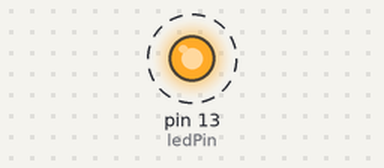
The sketch below on a simulated Arduino Uno, built with avr-gcc and run on an emulated ATmega328P. Shown: output pins drawn as LEDs (lit = HIGH). Dashed ring = blinking.

Above: at 0.5 s.
Timing chart, 0 to 3.0 s (numbered marks = the images above):
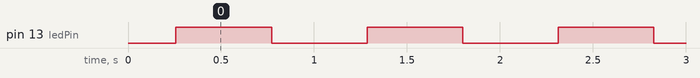

The sketch:

projeto7_led_piscando.ino
```cpp
int ledPin = 13;
int brilho = 0;

void setup() {
  pinMode(ledPin, OUTPUT);

}

void loop() {
    for(brilho = 0; brilho < 255; brilho++){
        analogWrite(ledPin, brilho);
        delay(2);
    }
    for(brilho = 255; brilho > 0; brilho--){
        analogWrite(ledPin, brilho);
        delay(2);
    }
}
```

Measured:
- by itself, pin 13 (ledPin): alternates HIGH for 0.51 s and LOW for 0.51 s
